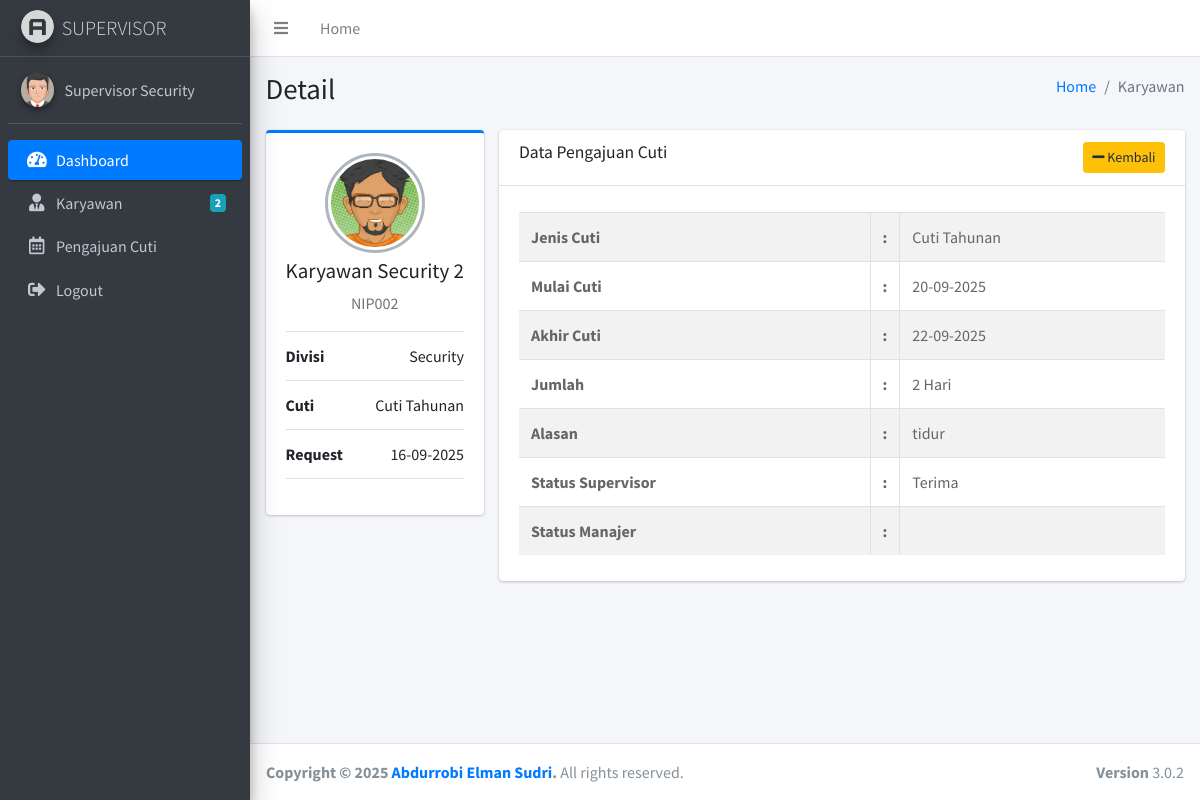
Page /supervisor/cuti_detail.php?id=3 (signed in) on the committed database.
### tables this page shows
CREATE TABLE `user` (
  `id` int NOT NULL AUTO_INCREMENT,
  `name` varchar(100) DEFAULT NULL,
  `nip` varchar(100) DEFAULT NULL,
  `kontak` varchar(100) DEFAULT NULL,
  `kelamin` varchar(100) DEFAULT NULL,
  `alamat` varchar(100) DEFAULT NULL,
  `divisi_id` int DEFAULT NULL,
  `role_id` int DEFAULT NULL,
  `username` varchar(100) DEFAULT NULL,
  `password` varchar(100) DEFAULT NULL,
  `foto` varchar(100) DEFAULT NULL,
  `tanda_tangan` varchar(100) DEFAULT NULL,
  `email` varchar(100) DEFAULT NULL,
  `created_at` datetime DEFAULT CURRENT_TIMESTAMP,
  PRIMARY KEY (`id`),
  KEY `fk_divisi` (`divisi_id`),
  KEY `fk_role` (`role_id`),
  CONSTRAINT `fk_divisi` FOREIGN KEY (`divisi_id`) REFERENCES `divisi` (`divisi_id`),
  CONSTRAINT `fk_role` FOREIGN KEY (`role_id`) REFERENCES `role` (`role_id`)
);

CREATE TABLE `cuti` (
  `cuti_id` int NOT NULL AUTO_INCREMENT,
  `divisi_id` int DEFAULT NULL,
  `jenis_cuti_id` int DEFAULT NULL,
  `user_id` int DEFAULT NULL,
  `tanggal_cuti` varchar(100) DEFAULT NULL,
  `tanggal_mulai` varchar(100) DEFAULT NULL,
  `tanggal_selesai` varchar(100) DEFAULT NULL,
  `jumlah_cuti` int DEFAULT NULL,
  `alasan_cuti` text,
  `alamat_cuti` text,
  `supervisor_id` int DEFAULT NULL,
  `supervisor_status` varchar(100) DEFAULT NULL,
  `supervisor_keterangan` varchar(100) DEFAULT NULL,
  `manajer_id` int DEFAULT NULL,
  `manajer_status` varchar(100) DEFAULT NULL,
  `manajer_keterangan` varchar(100) DEFAULT NULL,
  PRIMARY KEY (`cuti_id`),
  KEY `fk_divisi2` (`divisi_id`),
  KEY `fk_jenis_cuti` (`jenis_cuti_id`),
  KEY `fk_user` (`user_id`),
  KEY `fk_supervisor` (`supervisor_id`),
  KEY `fk_manajer` (`manajer_id`),
  CONSTRAINT `fk_divisi2` FOREIGN KEY (`divisi_id`) REFERENCES `divisi` (`divisi_id`),
  CONSTRAINT `fk_jenis_cuti` FOREIGN KEY (`jenis_cuti_id`) REFERENCES `jenis_cuti` (`jenis_cuti_id`),
  CONSTRAINT `fk_manajer` FOREIGN KEY (`manajer_id`) REFERENCES `user` (`id`),
  CONSTRAINT `fk_supervisor` FOREIGN KEY (`supervisor_id`) REFERENCES `user` (`id`),
  CONSTRAINT `fk_user` FOREIGN KEY (`user_id`) REFERENCES `user` (`id`)
);

CREATE TABLE `divisi` (
  `divisi_id` int NOT NULL AUTO_INCREMENT,
  `divisi_name` varchar(100) NOT NULL,
  PRIMARY KEY (`divisi_id`)
);

CREATE TABLE `jenis_cuti` (
  `jenis_cuti_id` int NOT NULL AUTO_INCREMENT,
  `jenis_cuti_name` varchar(100) NOT NULL,
  `jenis_cuti_jumlah` int NOT NULL,
  PRIMARY KEY (`jenis_cuti_id`)
);

### supervisor/cuti_detail.php (the view)
<?php include 'header.php' ?>
<div class="content-wrapper">
  <section class="content-header">
    <div class="container-fluid">
      <div class="row mb-2">
        <div class="col-sm-6">
          <h1>Detail</h1>
        </div>
        <div class="col-sm-6">
          <ol class="breadcrumb float-sm-right">
            <li class="breadcrumb-item"><a href="#">Home</a></li>
            <li class="breadcrumb-item active">Karyawan</li>
          </ol>
        </div>
      </div>
    </div>
  </section>
  <section class="content">
    <div class="container-fluid">
      <div class="row">
        <div class="col-md-3">
          <?php
          $idcuti = $_GET['id'];
          $data = mysqli_query($koneksi,"select user.foto as karyawan_foto, user.name as karyawan_nama, user.nip as karyawan_nip, divisi.divisi_name as divisi_nama, jenis_cuti.jenis_cuti_name as jenis_nama, cuti.* from cuti join user on cuti.user_id = user.id join divisi on cuti.divisi_id = divisi.divisi_id join jenis_cuti on cuti.jenis_cuti_id = jenis_cuti.jenis_cuti_id where cuti_id=$idcuti");
          $d = mysqli_fetch_assoc($data);
          ?>
          <div class="card card-primary card-outline">
            <div class="card-body box-profile">
              <div class="text-center">
                <?php
                if($d['karyawan_foto']=="karyawan_foto.png"){
                  ?>
                  <img class="profile-user-img img-fluid img-circle"
                  src="../dist/img/karyawan_foto.png"
                  alt="User profile picture">
                  <?php
                }else{
                  ?>
                  <img class="profile-user-img img-fluid img-circle"
                  src="../gambar/user/<?php echo $d['karyawan_foto'] ?>"
                  alt="User profile picture">
                  <?php
                }
                ?>
              </div>
              <h3 class="profile-username text-center"><?php echo $d['karyawan_nama'] ?></h3>
              <p class="text-muted text-center"><?php echo $d['karyawan_nip'] ?></p>
              <ul class="list-group list-group-unbordered mb-3">
                <li class="list-group-item">
                  <b>Divisi</b> <a class="float-right"><?php echo $d['divisi_nama'] ?></a>
                </li>
                <li class="list-group-item">
                  <b>Cuti</b> <a class="float-right"><?php echo $d['jenis_nama'] ?></a>
                </li>
                <li class="list-group-item">
                  <b>Request</b> <a class="float-right"><?php echo date('d-m-Y', strtotime($d['tanggal_cuti'])) ?></a>
                </li>
              </ul>
            </div>
          </div>
        </div>
        <div class="col-md-9">
          <div class="card">
            <div class="card-header">
              <h3 class="card-title">Data Pengajuan Cuti</h3>
              <div class="float-right">
                <a href="cuti.php" class="btn btn-sm btn-warning"><i class="fa fa-minus"></i> Kembali</a>
              </div>
            </div>
            <div class="card-body">
              <div class="tab-content">
                <div class="active tab-pane">
                  <div class="post">
                    <div class="table-responsive">
                      <table id="example1" class="table table-bordered table-striped">
                        <tr>
                          <th>Jenis Cuti</th>
                          <th width="1%">:</th>
                          <td><?php echo $d['jenis_nama'] ?></td>
                        </tr>
                        <tr>
                          <th>Mulai Cuti</th>
                          <th>:</th>
                          <td><?php echo date('d-m-Y', strtotime($d['tanggal_mulai'])) ?></td>
                        </tr>
                        <tr>
                          <th>Akhir Cuti</th>
                          <th>:</th>
                          <td><?php echo date('d-m-Y', strtotime($d['tanggal_selesai'])) ?></td>
                        </tr>
                        <tr>
                          <th>Jumlah</th>
                          <th>:</th>
                          <td>
                           <?php
                           echo $d['jumlah_cuti']." Hari";
                           ?>
                          </td>
                        </tr>
                        <tr>
                          <th>Alasan</th>
                          <th>:</th>
                          <td><?php echo $d['alasan_cuti'] ?></td>
                        </tr>
                        <tr>
                          <th>Status Supervisor</th>
                          <th>:</th>
                          <td><?php echo $d['supervisor_status'] ?></td>
                        </tr>
                        <tr>
                          <th>Status Manajer</th>
                          <th>:</th>
                          <td><?php echo $d['manajer_status'] ?></td>
                        </tr>
                    </table>
                  </div>
                </div>
              </div>
            </div>
          </div>
        </div>
      </div>
    </div>
  </div>
</section>
</div>
<?php include 'footer.php' ?>

### supervisor/header.php (shortened to what this page needs)
<!DOCTYPE html>
<html>
<head>
  <link rel="stylesheet" href="../plugins/fontawesome-free/css/all.min.css">
  <link rel="stylesheet" href="https://code.ionicframework.com/ionicons/2.0.1/css/ionicons.min.css">
  <link rel="stylesheet" href="../plugins/tempusdominus-bootstrap-4/css/tempusdominus-bootstrap-4.min.css">
  <link rel="stylesheet" href="../plugins/icheck-bootstrap/icheck-bootstrap.min.css">
  <link rel="stylesheet" href="../plugins/jqvmap/jqvmap.min.css">
  <link rel="stylesheet" href="../plugins/datatables-bs4/css/dataTables.bootstrap4.css">
  <link rel="stylesheet" href="../dist/css/adminlte.min.css">
  <link rel="stylesheet" href="../plugins/overlayScrollbars/css/OverlayScrollbars.min.css">
  <link rel="stylesheet" href="../plugins/daterangepicker/daterangepicker.css">
  <link rel="stylesheet" href="../plugins/summernote/summernote-bs4.css">
</head>
  <?php include '../koneksi.php'; ?>
<body class="hold-transition sidebar-mini layout-fixed">
<div class="wrapper">
  <nav class="main-header navbar navbar-expand navbar-white navbar-light">
    <ul class="navbar-nav">
      <li class="nav-item">
        <a class="nav-link" data-widget="pushmenu" href="#"><i class="fas fa-bars"></i></a>
      </li>
      <li class="nav-item d-none d-sm-inline-block">
        <a href="index.php" class="nav-link">Home</a>
      </li>
    </ul>
  </nav>
  <aside class="main-sidebar sidebar-dark-primary elevation-4">
    <a href="index.php" class="brand-link">
      <img src="../dist/img/AdminLTELogo.png" alt="AdminLTE Logo" class="brand-image img-circle elevation-3"
           style="opacity: .8">
      <span class="brand-text font-weight-light">SUPERVISOR</span>
    </a>
    <?php
    $saya = $_SESSION['id'];
    $data = mysqli_query($koneksi,"select * from user where id=$saya");
    $d = mysqli_fetch_assoc($data);
     ?>
    <div class="sidebar">
      <div class="user-panel mt-3 pb-3 mb-3 d-flex">
        <div class="image">
          <?php
          if($d['foto']=="supervisor_foto.png"){
            ?>
            <img src="../dist/img/supervisor_foto.png" class="img-circle elevation-2" alt="User Image">
            <?php
          }else{
            ?>
            <img src="../gambar/user/<?php echo $d['foto'] ?>" class="img-circle elevation-2" alt="User Image">
            <?php
          }
          ?>
        </div>
        <div class="info">
          <a href="#" class="d-block"><?php echo $d['name'] ?></a>
        </div>
      </div>
      <nav class="mt-2">
        <ul class="nav nav-pills nav-sidebar flex-column" data-widget="treeview" role="menu" data-accordion="false">
          <li class="nav-item has-treeview menu-open">
            <a href="index.php" class="nav-link active">
              <i class="nav-icon fas fa-tachometer-alt"></i>
              <p>
                Dashboard
              </p>
            </a>
          </li>
          <li class="nav-item">
            <a href="karyawan.php" class="nav-link">
              <i class="nav-icon fas fa-user-tie"></i>
              <p>
                Karyawan
                <?php
                $divisi = $_SESSION['divisi'];
                $karyawan = mysqli_query($koneksi,"select * from user where divisi_id=$divisi and role_id=1");
                $k = mysqli_num_rows($karyawan);
                 ?>
                <span class="badge badge-info right"><?php echo $k ?></span>
              </p>
            </a>
          </li>
          <li class="nav-item">
            <a href="cuti.php" class="nav-link">
              <i class="nav-icon far fa-calendar-alt"></i>
              <p>
                Pengajuan Cuti
              </p>
            </a>
          </li>
           <li class="nav-item">
            <a href="logout.php" class="nav-link">
              <i class="nav-icon fas fa-sign-out-alt"></i>
              <p>
                Logout
              </p>
            </a>
          </li>
        </ul>
      </nav>
    </div>
  </aside>

### rows in the picture
user: name "Supervisor Security"
cuti: user.name "Karyawan Security 2", user.nip "NIP002", divisi.divisi_name "Security", jenis_cuti.jenis_cuti_name "Cuti Tahunan", tanggal_cuti "16-09-2025", tanggal_mulai "20-09-2025", tanggal_selesai "22-09-2025", jumlah_cuti "2", alasan_cuti "tidur", supervisor_status "Terima"

### other values in the picture
$k "2"
